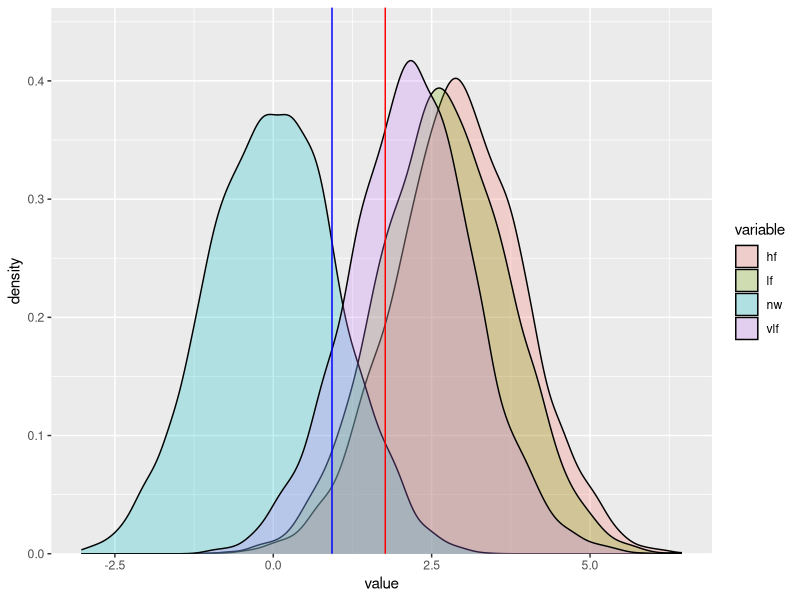

Here is the R script that generated this plot:
## ---- chunk 1
library("tidyverse")
library("reshape2")
# Samplers project - SDT example
parEst <- c(C.w = 0.9269677, C.nw = 1.7675702, HF.d = 2.9327993, LF.d = 2.6904818, VLF.d = 2.1823751)
# estimate curve for non-words
nwD <- round(rnorm(n = 5000, mean = 0,sd = 1), 2)
# estimate curve for high frequency words
hfwD <- round(rnorm(n = 5000, mean = parEst[3], sd = 1), 2)
# estimate curve for low frequency words
lfwD <- round(rnorm(n = 5000, mean = parEst[4], sd = 1), 2)
# estimate curve for very low frequency words
vlfwD <- round(rnorm(n = 5000, mean = parEst[5], sd = 1), 2)
# combine into data frame
dfff <- bind_cols(hf = hfwD, lf = lfwD, nw = nwD, vlf = vlfwD)
dfff <- melt(dfff)
## ---- chunk 2
# plot distributions with non-word criterion (red line) and word criterion (blue line)
ggplot(dfff,aes(x=value, fill=variable)) + 
  geom_density(alpha=0.25) + 
  geom_vline(xintercept = parEst[1], colour = 'blue') + 
  geom_vline(xintercept = parEst[2], colour = 'red') + 
  scale_y_continuous(limits = c(0, 0.42), expand = expand_scale(mult = c(0, .1)))
